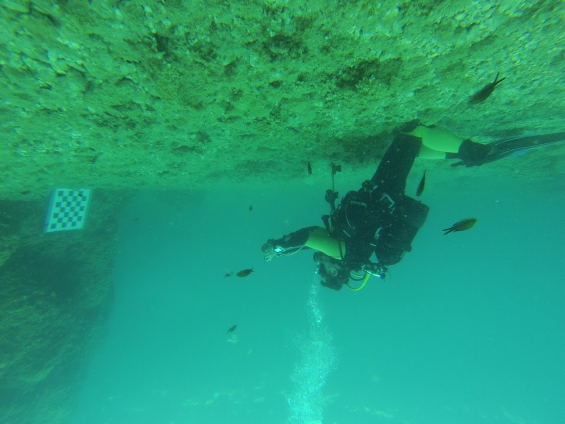
//> input picture ing3/IPRO/seminar_geometric_transformations/data/GOPR1857_Nice_2018_09.JPG, 1129 x 847 px (shown at 1/2 size)
$ ./exo4 data/GOPR1857_Nice_2018_09.JPG   (built with g++ and OpenCV 4)
//> lines starting //> are read from the running program, lines starting //| are printed output that depends on the picture
#include <iostream>
#include <opencv2/opencv.hpp>

int main ( int argc, char** argv){
    cv::Mat img = cv::imread( argv[1], cv::IMREAD_COLOR);
//> img is the input picture: 847 rows x 1129 cols, CV_8UC3; mean B, G, R 117.9, 155.4, 34
    if( img.empty() ) {
        std::cerr << "File not found!!!" << std::endl;
    exit(-1);
    }
    cv::namedWindow("Image", cv::WINDOW_AUTOSIZE);
    cv::imshow("Image", img);
    cv::waitKey(0);

    cv::resize(img, img, cv::Size(), 0.5, 0.5);
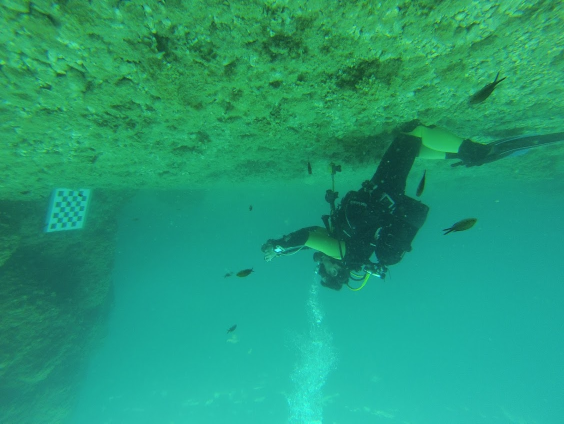
//> img: 424 rows x 564 cols, CV_8UC3; mean B, G, R 118, 155.5, 34.2
    cv::imshow("Image2", img);

    cv::resize(img, img, cv::Size(), 0.5, 0.5);
//> img: 212 rows x 282 cols, CV_8UC3
    cv::imshow("Image3", img);

    cv::resize(img, img, cv::Size(), 0.5, 0.5);
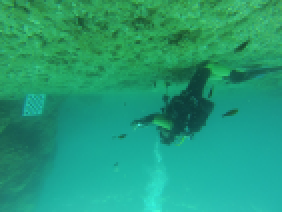
//> img: 106 rows x 141 cols, CV_8UC3 (shown 2 times larger); mean B, G, R 118.3, 155.8, 34.4
    cv::imshow("Image4", img);

    cv::waitKey(0);
    cv::destroyWindow("Image");
    return 0;
}

$ run again, on ing3/IPRO/seminar_geometric_transformations/data/vol4_apn4_IMGP0008.JPG
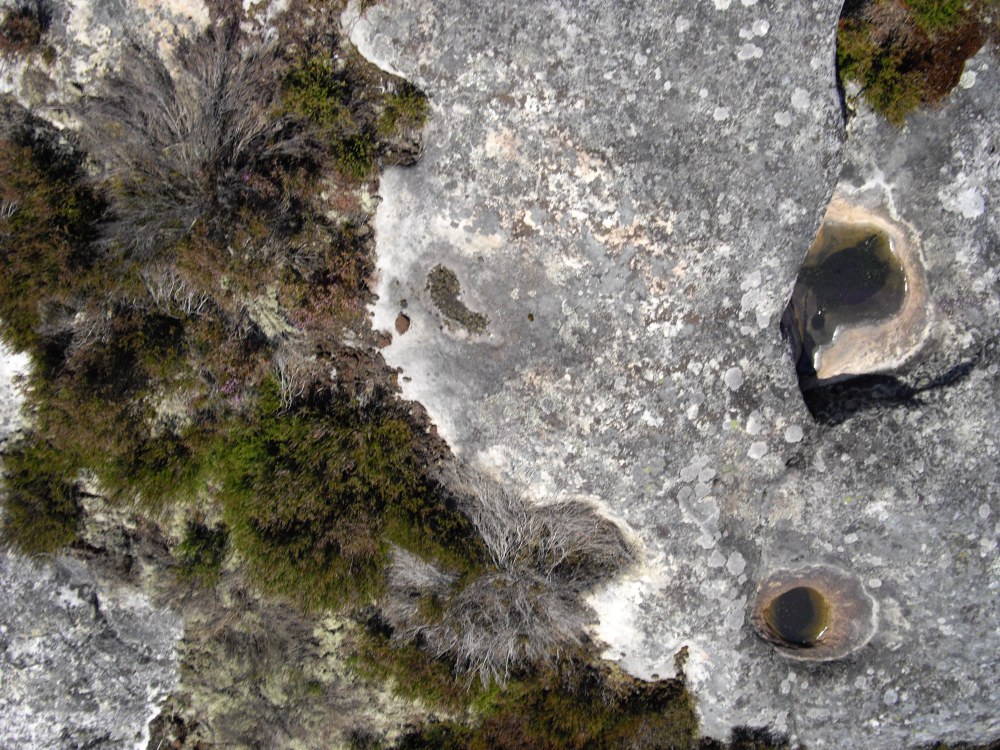
//> input picture ing3/IPRO/seminar_geometric_transformations/data/vol4_apn4_IMGP0008.JPG, 4000 x 3000 px (shown at 1/4 size)
//> img is the input picture: 3000 rows x 4000 cols, CV_8UC3; mean B, G, R 108.3, 116, 120.3
//> `cv::resize(img, img, cv::Size(), 0.5, 0.5);`:
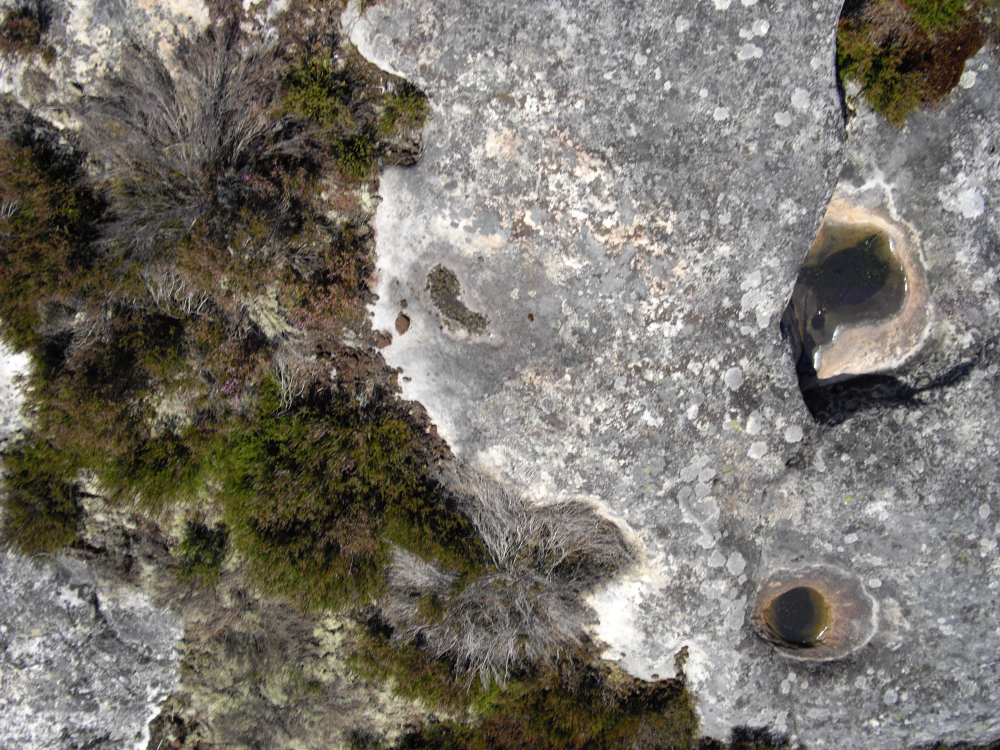
//> img: 750 rows x 1000 cols, CV_8UC3; mean B, G, R 108.6, 116.3, 120.6
